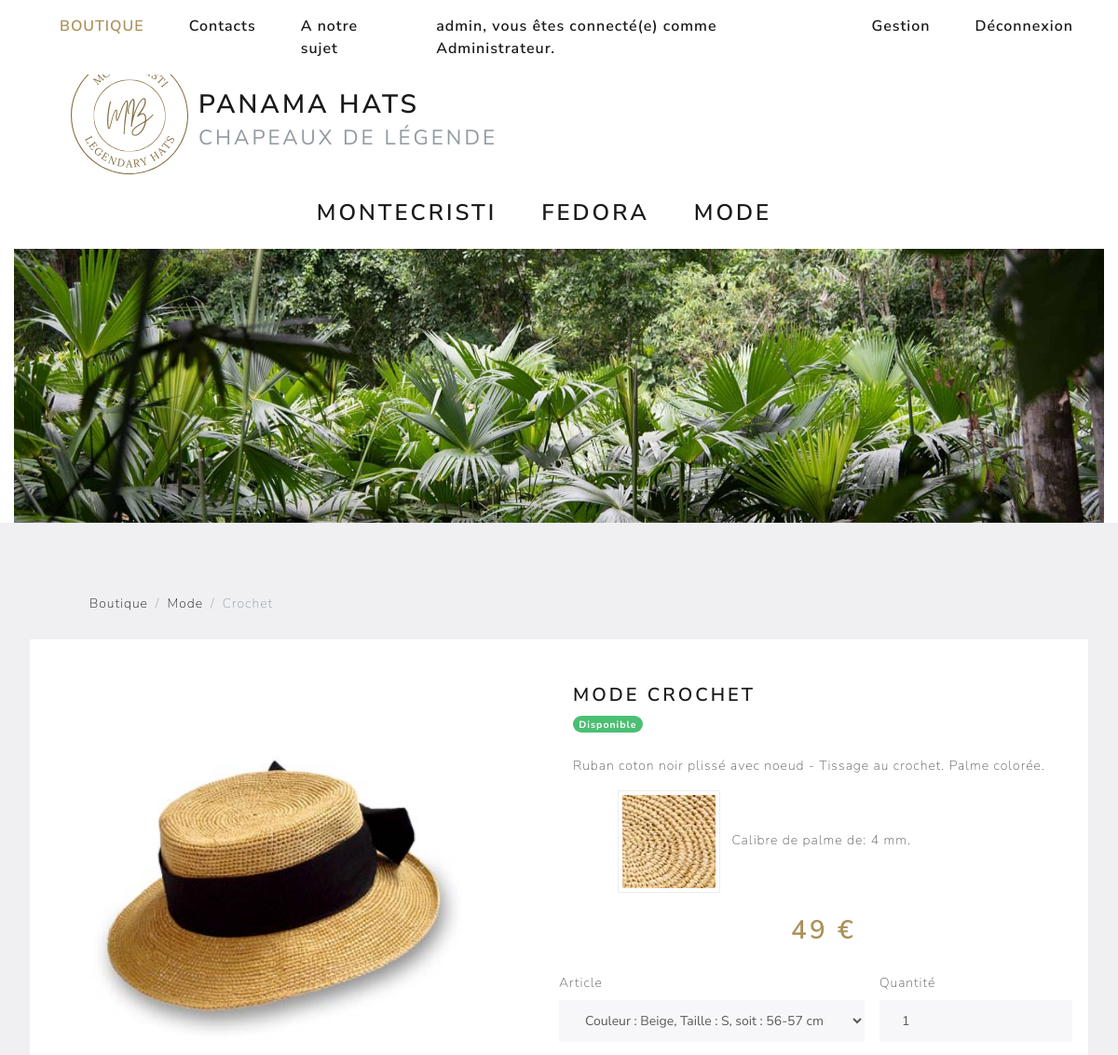
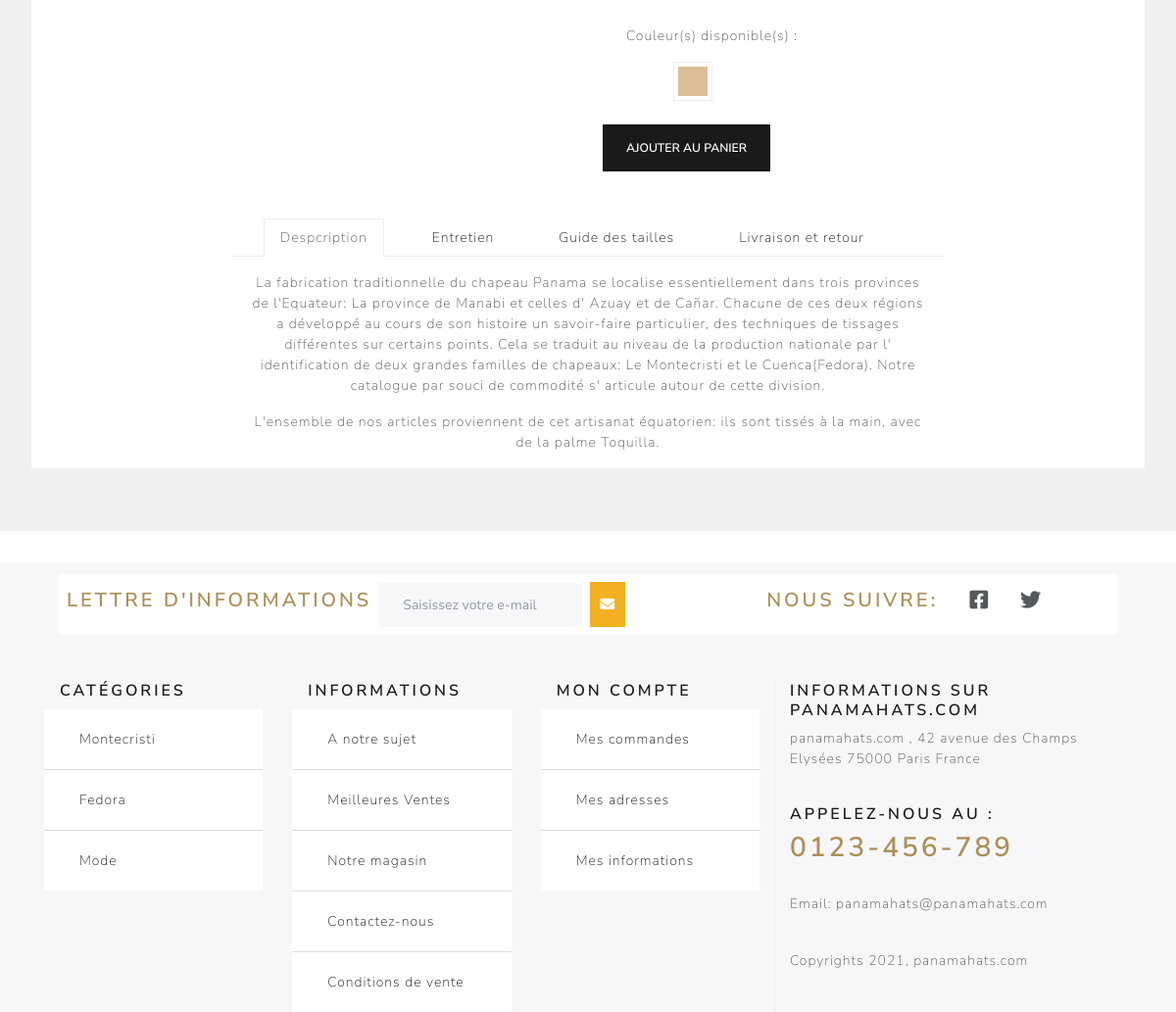
/produits/ficheArticle/8 (signed in), run on the app's committed database (2 pictures, top to bottom).
### tables this page shows
CREATE TABLE IF NOT EXISTS `produit` (
  `id_produit` int(11) NOT NULL AUTO_INCREMENT,
  `origine_produit` varchar(50) NOT NULL,
  `categorie_produit` varchar(50) NOT NULL,
  `genre_produit` varchar(50) NOT NULL,
  `nom_produit` varchar(50) NOT NULL,
  `image_produit` varchar(50) NOT NULL,
  `prix_produit` double NOT NULL,
  PRIMARY KEY (`id_produit`)
);

CREATE TABLE IF NOT EXISTS `detail_article` (
  `id_detail` int(11) NOT NULL AUTO_INCREMENT,
  `id_produit` int(10) NOT NULL,
  `description` text NOT NULL,
  `img_palme` varchar(50) NOT NULL,
  `calibre` double NOT NULL,
  PRIMARY KEY (`id_detail`)
);

CREATE TABLE IF NOT EXISTS `article` (
  `id_article` int(11) NOT NULL AUTO_INCREMENT,
  `id_produit` int(10) NOT NULL,
  `id_taille` int(11) NOT NULL,
  `id_couleur` int(10) NOT NULL,
  `date_registre` date NOT NULL,
  `remise` int(10) DEFAULT NULL,
  `quantite` int(10) NOT NULL,
  PRIMARY KEY (`id_article`)
);

CREATE TABLE IF NOT EXISTS `couleur` (
  `id_couleur` int(11) NOT NULL AUTO_INCREMENT,
  `nom_couleur` varchar(100) NOT NULL,
  `image_couleur` varchar(100) NOT NULL,
  PRIMARY KEY (`id_couleur`)
);

### libraries/Database.php (called while the page is built, shortened)
<?php
    class Database {
        private $dbHost = 'localhost';
        private $dbUser ='root';
        private $dbPass = '';
        private $dbName = 'boutique';
        private $statement;
        private $dbHandler;
        public function __construct() {
            $conn = 'mysql:host=' . $this->dbHost . ';dbname=' . $this->dbName;
            $options = array(
                PDO::ATTR_PERSISTENT => true,
                PDO::ATTR_ERRMODE => PDO::ERRMODE_EXCEPTION
            );
            try {
                $this->dbHandler = new PDO($conn, $this->dbUser, $this->dbPass, $options);
            } catch (PDOException $e) {
                $this->error = $e->getMessage();
                echo $this->error;
            }
        }
        public function query($sql) {
            $this->statement = $this->dbHandler->prepare($sql);
        }
        public function bind($parameter, $value, $type = null) {
            switch (is_null($type)) {
                default:
                    $type = PDO::PARAM_STR;
            }
            $this->statement->bindValue($parameter, $value, $type);
        }
        public function execute() {
            return $this->statement->execute();
        }
        public function resultSet() {
            $this->execute();
            return $this->statement->fetchAll(PDO::FETCH_OBJ);
        }
        public function single() {
            $this->execute();
            return $this->statement->fetch(PDO::FETCH_OBJ);
        }
    }

### models/Produit.php (called while the page is built, shortened)
<?php
class Produit {
    private $db;
    public function __construct() {
        $this->db = new Database;
    }
     public function listArticles($id_produit) {
        $this->db->query('SELECT id_article, nom_taille, cm_taille, nom_couleur, image_couleur, quantite, remise  FROM article JOIN taille ON article.id_taille = taille.id_taille JOIN couleur ON article.id_couleur = couleur.id_couleur  WHERE article.id_produit = :id_produit');
        $this->db->bind(':id_produit', $id_produit);
        $articles = $this->db->resultSet();
        return $articles;
    }
    public function viewProduit($id_produit) {
        $this->db->query('SELECT * FROM produit WHERE id_produit= :id_produit');
        $this->db->bind(':id_produit', $id_produit);
        $produit=$this->db->single();
        return $produit;
    }
    public function viewDetail($id_produit) {
        $this->db->query('SELECT * FROM detail_article WHERE id_produit= :id_produit');
        $this->db->bind(':id_produit', $id_produit);
        $detail=$this->db->single();
        return $detail;
    }
}

### views/produits/ficheArticle.php (the view, shortened to what this page needs)
<?php
   require (ROOT.'views/includes/head.php');
?>
 <body>
    <div class="container-fluid">
        <div class="col-md-12">
            <?php
            require (ROOT.'views/includes/navigation.php');
            ?>
        </div>
        <div class="col-md-12 mt-5">
            <div class="row">
                <img class="ml-5 img-fluid" src="<?php echo WWW_ROOT; ?>public/images/logo.png" alt="Logo">
                <h2 class="mt-5">PANAMA HATS<br /><small class="text-muted">Chapeaux de Légende</small></h2>
            </div>
        </div>
            <nav class="navbar navbar-expand-lg navbar-light bg-light">
                <ul class="navbar-nav ml-5 mx-auto">
                    <li class="nav-item">
                        <h3><a class="nav-link" href="<?= WWW_ROOT ?>produits/montecristi">MONTECRISTI</a></h3>
                    </li>
                    <li class="nav-item">
                        <h3><a class="nav-link" href="<?= WWW_ROOT ?>produits/fedora">FEDORA</a></h3>
                    </li>
                    <li class="nav-item">
                        <h3><a class="nav-link" href="<?= WWW_ROOT ?>produits/mode">MODE</a></h3>
                    </li>
                </ul>
            </nav>
                <div id="carouselExampleSlidesOnly" class="carousel slide" data-ride="carousel">
                    <div class="carousel-inner">
                        <div class="carousel-item active">
                        <img class="d-block w-100" src="<?php echo WWW_ROOT; ?>public/images/palme.jpg" alt="Palme">
                        </div>
                    </div>
                </div>
            </div>
            <div class="jumbotron">
                <ol class="breadcrumb ml-5">
                    <li class="breadcrumb-item"><a href="<?= WWW_ROOT ?>pages/index">Boutique</a></li>
                    <li class="breadcrumb-item"><a href="<?php echo WWW_ROOT .'produits/'.$data['produit']->categorie_produit; ?>"><?=$data['produit']->categorie_produit ?></a></li>
                    <li class="breadcrumb-item active"><?= $data['produit']->nom_produit ?></li>
                </ol>
                <div class="container backy">
                    <div class="row">
                        <div class="col-md-6 w-100 mt-5">
                        <img class="img-fluid w-75 m-5" src="<?php echo WWW_ROOT.'public/images/hats_big/'.$data['produit']->image_produit; ?>" alt="">
                        </div>
                        <div class="col-md-6 mt-5 w-100">
                        <h4 mt-5><?php echo $data['produit']->categorie_produit.' '.$data['produit']->nom_produit; ?></h4>
                        <span class="badge badge-pill badge-success">Disponible</span>
                        <p class="mt-4"><?= $data['detail']->description ?></p>
                        <img class="img-thumbnail ml-5 " src="<?php echo WWW_ROOT.'public/images/palme/'.$data['detail']->img_palme; ?>" alt="">
                        <span class="ml-2">Calibre de palme de: <?= $data['detail']->calibre ?> mm.</span>
                        <h2 class="gold mt-4 text-center"><?= $data['produit']->prix_produit ?> €</h2>
                        <br />
                        <form action="<?php echo WWW_ROOT;?>commandes/commande" method="post">
                            <fieldset>
                            <div class="row">
                                <div class="form-group">
                                    <?php
                                    echo ' <label for="article">Article</label>
                                    <select class="form-control" id="article" name="id_article">';
                                    foreach($data['articles'] as $articles){
                                        if($articles->quantite >= 1){
                                            echo '<option value="'.$articles->id_article.'" >';
                                            echo 'Couleur : '.$articles->nom_couleur. ', ';
                                            echo ' Taille : '.$articles->nom_taille.', soit : '.$articles->cm_taille.'</option>';
                                        }
                                    }
                                    echo '</select>';
                                    ?>
                                </div>
                                    <div class="form-group  ml-3">
                                    <label for="quantite">Quantité</label>
                                    <input type="number" class="form-control" id="quantite" name="quantite" value="1">
                                    </div>
                            </div>
                            <div class="form-group m-4">
                                <p>Couleur(s) disponible(s) : </p>
                                <?php
                                $color= 'Neutre';
                                foreach($data['articles'] as $article){
                                        $j = $article->nom_couleur;
                                        if($color != $j){echo '<img class="img-thumbnail ml-5 " src="'.WWW_ROOT.'public/images/couleur/'.$article->image_couleur.'" alt="">';}
                                        $color=$j;
                                    }
                                ?>
                            </div>
                            <input type="submit" class="btn btn-primary" name="ajout" value="Ajouter au panier">
                            </fieldset>
                            </form>
                        </div>
                    </div>
                    <div class="row mt-5 text-center">
                        <div class="col-md-2 w-100"></div>
                        <div class="col-md-8 w-100">
                            <?php
                            require (ROOT.'views/includes/nav_tab.php');
                            ?>
                        </div>
                        <div class="col-md-2 w-100"></div>
                    </div>
                </div>
            </div>
        <?php
        require ROOT . '/views/includes/footer.php';
        ?>

### public/css/style.css (style rules this page uses)
.gold { color: #ab9159; }
.backy { background-color:white; }

### data on the page
produit: categorie_produit "Mode", nom_produit "Crochet", image_produit (picture), categorie_produit "MODE", nom_produit "CROCHET", prix_produit "49"
detail_article: description "Ruban coton noir plissé avec noeud - Tissage au crochet. Palme colorée.", img_palme (picture), calibre "4"
article: id_couleur.image_couleur (picture)

### other printed values
$_SESSION['prenom'] "admin"
